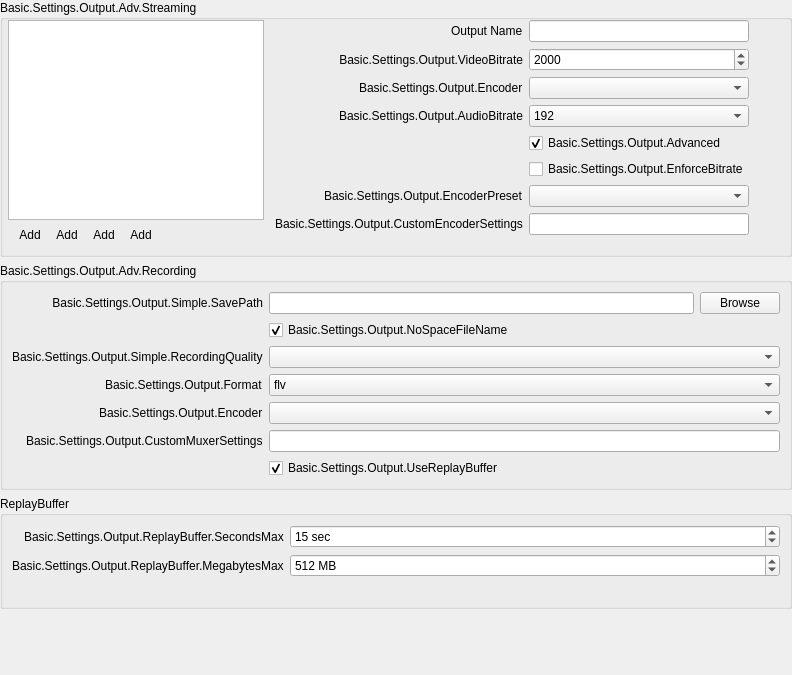
               <widget class="QWidget" name="easyOutputsPage">
                <layout class="QVBoxLayout" name="verticalLayout_3">
                 <property name="leftMargin">
                  <number>0</number>
                 </property>
                 <property name="topMargin">
                  <number>0</number>
                 </property>
                 <property name="rightMargin">
                  <number>0</number>
                 </property>
                 <property name="bottomMargin">
                  <number>0</number>
                 </property>
                 <item>
                  <widget class="QGroupBox" name="simpleStreamOutputSettings">
                   <property name="sizePolicy">
                    <sizepolicy hsizetype="Preferred" vsizetype="Maximum">
                     <horstretch>0</horstretch>
                     <verstretch>0</verstretch>
                    </sizepolicy>
                   </property>
                   <property name="title">
                    <string>Basic.Settings.Output.Adv.Streaming</string>
                   </property>
                   <layout class="QHBoxLayout" name="simpleStreamOutputSettingsLayout">
                    <property name="leftMargin">
                     <number>0</number>
                    </property>
                    <property name="topMargin">
                     <number>0</number>
                    </property>
                    <property name="rightMargin">
                     <number>0</number>
                    </property>
                    <property name="bottomMargin">
                     <number>0</number>
                    </property>
                    <item>
                     <layout class="QVBoxLayout" name="simpleStreamOutputsLayout">
                      <property name="spacing">
                       <number>0</number>
                      </property>
                      <property name="leftMargin">
                       <number>5</number>
                      </property>
                      <property name="topMargin">
                       <number>0</number>
                      </property>
                      <property name="rightMargin">
                       <number>5</number>
                      </property>
                      <property name="bottomMargin">
                       <number>5</number>
                      </property>
                      <item>
                       <widget class="KeyedListWidget" name="simpleStreamOutputs">
                        <property name="sizePolicy">
                         <sizepolicy hsizetype="Maximum" vsizetype="Maximum">
                          <horstretch>0</horstretch>
                          <verstretch>0</verstretch>
                         </sizepolicy>
                        </property>
                        <property name="minimumSize">
                         <size>
                          <width>75</width>
                          <height>200</height>
                         </size>
                        </property>
                        <property name="dragDropMode">
                         <enum>QAbstractItemView::InternalMove</enum>
                        </property>
                       </widget>
                      </item>
                      <item>
                       <widget class="QToolBar" name="simpleOutputsToolbar">
                        <property name="movable">
                         <bool>false</bool>
                        </property>
                        <property name="iconSize">
                         <size>
                          <width>16</width>
                          <height>16</height>
                         </size>
                        </property>
                        <property name="floatable">
                         <bool>false</bool>
                        </property>
                        <action name="actionAddSimpleOutput">
                         <property name="icon">
                          <iconset resource="obs.qrc">
                           <normaloff>:/res/images/plus.svg</normaloff>:/res/images/plus.svg</iconset>
                         </property>
                         <property name="text">
                          <string>Add</string>
                         </property>
                         <property name="themeID" stdset="0">
                          <string notr="true">addIconSmall</string>
                         </property>
                        </action>
                        <action name="actionRemoveSimpleOutput">
                         <property name="icon">
                          <iconset resource="obs.qrc">
                           <normaloff>:/res/images/minus.svg</normaloff>:/res/images/minus.svg</iconset>
                         </property>
                         <property name="text">
                          <string>Add</string>
                         </property>
                         <property name="themeID" stdset="0">
                          <string notr="true">removeIconSmall</string>
                         </property>
                        </action>
                        <action name="actionSimpleOutputScrollUp">
                         <property name="icon">
                          <iconset resource="obs.qrc">
                           <normaloff>:/res/images/up.svg</normaloff>:/res/images/up.svg</iconset>
                         </property>
                         <property name="text">
                          <string>Add</string>
                         </property>
                         <property name="themeID" stdset="0">
                          <string notr="true">upArrowIconSmall</string>
                         </property>
                        </action>
                        <action name="actionSimpleOutputScrollDown">
                         <property name="icon">
                          <iconset resource="obs.qrc">
                           <normaloff>:/res/images/down.svg</normaloff>:/res/images/down.svg</iconset>
                         </property>
                         <property name="text">
                          <string>Add</string>
                         </property>
                         <property name="themeID" stdset="0">
                          <string notr="true">downArrowIconSmall</string>
                         </property>
                        </action>
                        <addaction name="actionAddSimpleOutput"/>
                        <addaction name="actionRemoveSimpleOutput"/>
                        <addaction name="actionSimpleOutputScrollUp"/>
                        <addaction name="actionSimpleOutputScrollDown"/>
                       </widget>
                      </item>
                     </layout>
                    </item>
                    <item>
                     <layout class="QFormLayout" name="formLayout_20">
                      <property name="fieldGrowthPolicy">
                       <enum>QFormLayout::AllNonFixedFieldsGrow</enum>
                      </property>
                      <property name="labelAlignment">
                       <set>Qt::AlignRight|Qt::AlignTrailing|Qt::AlignVCenter</set>
                      </property>
                      <property name="formAlignment">
                       <set>Qt::AlignLeading|Qt::AlignLeft|Qt::AlignTop</set>
                      </property>
                      <item row="1" column="0">
                       <widget class="QLabel" name="label_19">
                        <property name="minimumSize">
                         <size>
                          <width>170</width>
                          <height>0</height>
                         </size>
                        </property>
                        <property name="text">
                         <string>Basic.Settings.Output.VideoBitrate</string>
                        </property>
                        <property name="alignment">
                         <set>Qt::AlignRight|Qt::AlignTrailing|Qt::AlignVCenter</set>
                        </property>
                        <property name="buddy">
                         <cstring>simpleOutputVBitrate</cstring>
                        </property>
                       </widget>
                      </item>
                      <item row="1" column="1">
                       <widget class="QSpinBox" name="simpleOutputVBitrate">
                        <property name="minimum">
                         <number>200</number>
                        </property>
                        <property name="maximum">
                         <number>1000000</number>
                        </property>
                        <property name="value">
                         <number>2000</number>
                        </property>
                       </widget>
                      </item>
                      <item row="3" column="0">
                       <widget class="QLabel" name="label_20">
                        <property name="text">
                         <string>Basic.Settings.Output.AudioBitrate</string>
                        </property>
                        <property name="buddy">
                         <cstring>simpleOutputABitrate</cstring>
                        </property>
                       </widget>
                      </item>
                      <item row="3" column="1">
                       <widget class="QComboBox" name="simpleOutputABitrate">
                        <property name="currentIndex">
                         <number>8</number>
                        </property>
                        <item>
                         <property name="text">
                          <string>32</string>
                         </property>
                        </item>
                        <item>
                         <property name="text">
                          <string>48</string>
                         </property>
                        </item>
                        <item>
                         <property name="text">
                          <string>64</string>
                         </property>
                        </item>
                        <item>
                         <property name="text">
                          <string>80</string>
                         </property>
                        </item>
                        <item>
                         <property name="text">
                          <string>96</string>
                         </property>
                        </item>
                        <item>
                         <property name="text">
                          <string>112</string>
                         </property>
                        </item>
                        <item>
                         <property name="text">
                          <string>128</string>
                         </property>
                        </item>
                        <item>
                         <property name="text">
                          <string>160</string>
                         </property>
                        </item>
                        <item>
                         <property name="text">
                          <string>192</string>
                         </property>
                        </item>
                        <item>
                         <property name="text">
                          <string>256</string>
                         </property>
                        </item>
                        <item>
                         <property name="text">
                          <string>320</string>
                         </property>
                        </item>
                       </widget>
                      </item>
                      <item row="4" column="1">
                       <widget class="QCheckBox" name="simpleOutAdvanced">
                        <property name="text">
                         <string>Basic.Settings.Output.Advanced</string>
                        </property>
                        <property name="checked">
                         <bool>true</bool>
                        </property>
                       </widget>
                      </item>
                      <item row="6" column="1">
                       <widget class="QComboBox" name="simpleOutPreset"/>
                      </item>
                      <item row="6" column="0">
                       <widget class="QLabel" name="label_24">
                        <property name="enabled">
                         <bool>true</bool>
                        </property>
                        <property name="text">
                         <string>Basic.Settings.Output.EncoderPreset</string>
                        </property>
                        <property name="buddy">
                         <cstring>simpleOutPreset</cstring>
                        </property>
                       </widget>
                      </item>
                      <item row="7" column="0">
                       <widget class="QLabel" name="label_23">
                        <property name="text">
                         <string>Basic.Settings.Output.CustomEncoderSettings</string>
                        </property>
                        <property name="buddy">
                         <cstring>simpleOutCustom</cstring>
                        </property>
                       </widget>
                      </item>
                      <item row="7" column="1">
                       <widget class="QLineEdit" name="simpleOutCustom"/>
                      </item>
                      <item row="5" column="1">
                       <widget class="QCheckBox" name="simpleOutEnforce">
                        <property name="text">
                         <string>Basic.Settings.Output.EnforceBitrate</string>
                        </property>
                       </widget>
                      </item>
                      <item row="2" column="1">
                       <widget class="QComboBox" name="simpleOutStrEncoder"/>
                      </item>
                      <item row="2" column="0">
                       <widget class="QLabel" name="simpleOutRecEncoderLabel_2">
                        <property name="text">
                         <string>Basic.Settings.Output.Encoder</string>
                        </property>
                        <property name="buddy">
                         <cstring>simpleOutRecEncoder</cstring>
                        </property>
                       </widget>
                      </item>
                      <item row="0" column="1">
                       <widget class="QLineEdit" name="simpleOutputName"/>
                      </item>
                      <item row="0" column="0">
                       <widget class="QLabel" name="label_68">
                        <property name="text">
                         <string>Output Name</string>
                        </property>
                       </widget>
                      </item>
                     </layout>
                    </item>
                    <item>
                     <spacer name="horizontalSpacer_27">
                      <property name="orientation">
                       <enum>Qt::Horizontal</enum>
                      </property>
                      <property name="sizeHint" stdset="0">
                       <size>
                        <width>40</width>
                        <height>20</height>
                       </size>
                      </property>
                     </spacer>
                    </item>
                   </layout>
                  </widget>
                 </item>
                 <item>
                  <widget class="QGroupBox" name="simpleRecordingGroupBox">
                   <property name="sizePolicy">
                    <sizepolicy hsizetype="Preferred" vsizetype="Maximum">
                     <horstretch>0</horstretch>
                     <verstretch>0</verstretch>
                    </sizepolicy>
                   </property>
                   <property name="title">
                    <string>Basic.Settings.Output.Adv.Recording</string>
                   </property>
                   <layout class="QFormLayout" name="formLayout_6">
                    <property name="fieldGrowthPolicy">
                     <enum>QFormLayout::AllNonFixedFieldsGrow</enum>
                    </property>
                    <property name="labelAlignment">
                     <set>Qt::AlignRight|Qt::AlignTrailing|Qt::AlignVCenter</set>
                    </property>
                    <item row="0" column="0">
                     <widget class="QLabel" name="label_18">
                      <property name="minimumSize">
                       <size>
                        <width>170</width>
                        <height>0</height>
                       </size>
                      </property>
                      <property name="text">
                       <string>Basic.Settings.Output.Simple.SavePath</string>
                      </property>
                      <property name="alignment">
                       <set>Qt::AlignRight|Qt::AlignTrailing|Qt::AlignVCenter</set>
                      </property>
                      <property name="buddy">
                       <cstring>simpleOutputPath</cstring>
                      </property>
                     </widget>
                    </item>
                    <item row="0" column="1">
                     <layout class="QHBoxLayout" name="horizontalLayout_5">
                      <item>
                       <widget class="QLineEdit" name="simpleOutputPath">
                        <property name="enabled">
                         <bool>true</bool>
                        </property>
                       </widget>
                      </item>
                      <item>
                       <widget class="QPushButton" name="simpleOutputBrowse">
                        <property name="enabled">
                         <bool>true</bool>
                        </property>
                        <property name="text">
                         <string>Browse</string>
                        </property>
                       </widget>
                      </item>
                     </layout>
                    </item>
                    <item row="1" column="1">
                     <widget class="QCheckBox" name="simpleNoSpace">
                      <property name="text">
                       <string>Basic.Settings.Output.NoSpaceFileName</string>
                      </property>
                      <property name="checked">
                       <bool>true</bool>
                      </property>
                     </widget>
                    </item>
                    <item row="2" column="0">
                     <widget class="QLabel" name="label_26">
                      <property name="text">
                       <string>Basic.Settings.Output.Simple.RecordingQuality</string>
                      </property>
                      <property name="buddy">
                       <cstring>simpleOutRecQuality</cstring>
                      </property>
                     </widget>
                    </item>
                    <item row="2" column="1">
                     <widget class="QComboBox" name="simpleOutRecQuality"/>
                    </item>
                    <item row="3" column="0">
                     <widget class="QLabel" name="simpleOutRecFormatLabel">
                      <property name="text">
                       <string>Basic.Settings.Output.Format</string>
                      </property>
                      <property name="buddy">
                       <cstring>simpleOutRecFormat</cstring>
                      </property>
                     </widget>
                    </item>
                    <item row="3" column="1">
                     <widget class="QComboBox" name="simpleOutRecFormat">
                      <item>
                       <property name="text">
                        <string notr="true">flv</string>
                       </property>
                      </item>
                      <item>
                       <property name="text">
                        <string notr="true">mp4</string>
                       </property>
                      </item>
                      <item>
                       <property name="text">
                        <string notr="true">mov</string>
                       </property>
                      </item>
                      <item>
                       <property name="text">
                        <string notr="true">mkv</string>
                       </property>
                      </item>
                      <item>
                       <property name="text">
                        <string notr="true">ts</string>
                       </property>
                      </item>
                      <item>
                       <property name="text">
                        <string notr="true">m3u8</string>
                       </property>
                      </item>
                     </widget>
                    </item>
                    <item row="4" column="0">
                     <widget class="QLabel" name="simpleOutRecEncoderLabel">
                      <property name="text">
                       <string>Basic.Settings.Output.Encoder</string>
                      </property>
                      <property name="buddy">
                       <cstring>simpleOutRecEncoder</cstring>
                      </property>
                     </widget>
                    </item>
                    <item row="4" column="1">
                     <widget class="QComboBox" name="simpleOutRecEncoder"/>
                    </item>
                    <item row="5" column="0">
                     <widget class="QLabel" name="label_420">
                      <property name="text">
                       <string>Basic.Settings.Output.CustomMuxerSettings</string>
                      </property>
                      <property name="buddy">
                       <cstring>simpleOutMuxCustom</cstring>
                      </property>
                     </widget>
                    </item>
                    <item row="5" column="1">
                     <widget class="QLineEdit" name="simpleOutMuxCustom"/>
                    </item>
                    <item row="6" column="1">
                     <widget class="QCheckBox" name="simpleReplayBuf">
                      <property name="text">
                       <string>Basic.Settings.Output.UseReplayBuffer</string>
                      </property>
                      <property name="checked">
                       <bool>true</bool>
                      </property>
                     </widget>
                    </item>
                   </layout>
                  </widget>
                 </item>
                 <item>
                  <widget class="QGroupBox" name="replayBufferGroupBox">
                   <property name="title">
                    <string>ReplayBuffer</string>
                   </property>
                   <layout class="QFormLayout" name="formLayout_24">
                    <property name="fieldGrowthPolicy">
                     <enum>QFormLayout::AllNonFixedFieldsGrow</enum>
                    </property>
                    <property name="labelAlignment">
                     <set>Qt::AlignRight|Qt::AlignTrailing|Qt::AlignVCenter</set>
                    </property>
                    <item row="0" column="0">
                     <widget class="QLabel" name="label_35">
                      <property name="text">
                       <string>Basic.Settings.Output.ReplayBuffer.SecondsMax</string>
                      </property>
                     </widget>
                    </item>
                    <item row="0" column="1">
                     <widget class="QSpinBox" name="simpleRBSecMax">
                      <property name="suffix">
                       <string notr="true"> sec</string>
                      </property>
                      <property name="minimum">
                       <number>5</number>
                      </property>
                      <property name="maximum">
                       <number>21600</number>
                      </property>
                      <property name="value">
                       <number>15</number>
                      </property>
                     </widget>
                    </item>
                    <item row="1" column="0">
                     <widget class="QLabel" name="simpleRBMegsMaxLabel">
                      <property name="text">
                       <string>Basic.Settings.Output.ReplayBuffer.MegabytesMax</string>
                      </property>
                     </widget>
                    </item>
                    <item row="1" column="1">
                     <widget class="QSpinBox" name="simpleRBMegsMax">
                      <property name="suffix">
                       <string notr="true"> MB</string>
                      </property>
                      <property name="minimum">
                       <number>20</number>
                      </property>
                      <property name="maximum">
                       <number>8192</number>
                      </property>
                      <property name="value">
                       <number>512</number>
                      </property>
                     </widget>
                    </item>
                    <item row="2" column="1">
                     <widget class="QLabel" name="simpleRBEstimate">
                      <property name="text">
                       <string notr="true"/>
                      </property>
                     </widget>
                    </item>
                   </layout>
                  </widget>
                 </item>
                 <item>
                  <layout class="QVBoxLayout" name="simpleOutInfoLayout">
                   <property name="leftMargin">
                    <number>10</number>
                   </property>
                   <property name="topMargin">
                    <number>10</number>
                   </property>
                   <property name="rightMargin">
                    <number>10</number>
                   </property>
                   <property name="bottomMargin">
                    <number>10</number>
                   </property>
                  </layout>
                 </item>
                 <item>
                  <spacer name="verticalSpacer_2">
                   <property name="orientation">
                    <enum>Qt::Vertical</enum>
                   </property>
                   <property name="sizeHint" stdset="0">
                    <size>
                     <width>20</width>
                     <height>40</height>
                    </size>
                   </property>
                  </spacer>
                 </item>
                 <item alignment="Qt::AlignTop">
                  <widget class="QWidget" name="simpleOutputContainer" native="true">
                   <layout class="QVBoxLayout" name="verticalLayout_4">
                    <property name="leftMargin">
                     <number>0</number>
                    </property>
                    <property name="topMargin">
                     <number>0</number>
                    </property>
                    <property name="rightMargin">
                     <number>0</number>
                    </property>
                    <property name="bottomMargin">
                     <number>0</number>
                    </property>
                   </layout>
                  </widget>
                 </item>
                </layout>
               </widget>
